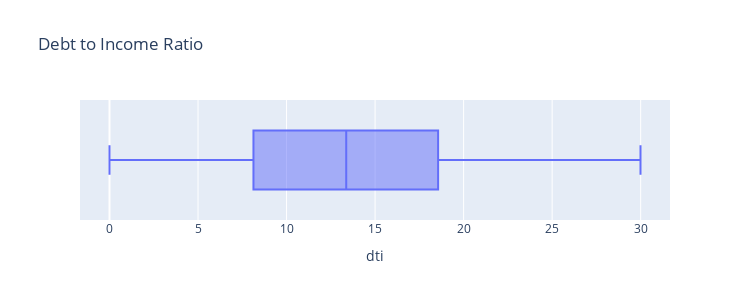

The notebook cell saved with this chart:
### Code cell
# Plotting Spread of Debt to Income Ratio
px.box(loan_df,x='dti', width=750, height=300, title='Debt to Income Ratio').show()

### Figure 1 — Plotly figure (JSON) as saved in the notebook; plotly's stock layout.template omitted (floating-point values rounded to 4 significant figures; data arrays with more than 128 entries replaced by an {"elided": "..."} marker saying what was removed)
{"data": [{"alignmentgroup": "True", "hovertemplate": "dti=%{x}<extra></extra>", "legendgroup": "", "marker": {"color": "#636efa"}, "name": "", "notched": false, "offsetgroup": "", "orientation": "h", "showlegend": false, "type": "box", "x": {"elided": "38577 float values"}, "x0": " ", "xaxis": "x", "y0": " ", "yaxis": "y"}], "layout": {"boxmode": "group", "height": 300, "legend": {"tracegroupgap": 0}, "title": {"text": "Debt to Income Ratio"}, "width": 750, "xaxis": {"anchor": "y", "domain": [0, 1], "title": {"text": "dti"}}, "yaxis": {"anchor": "x", "domain": [0, 1]}}}
